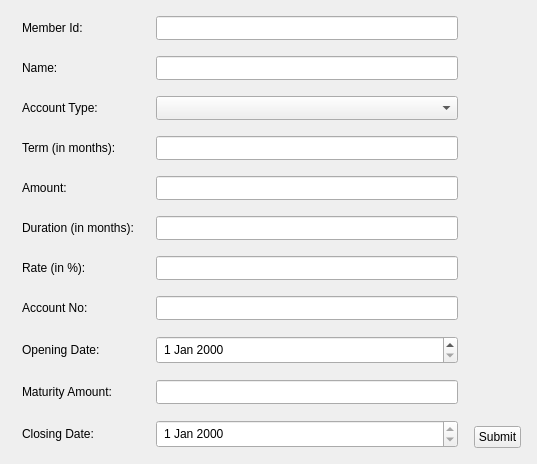
<?xml version="1.0" encoding="UTF-8"?>
<ui version="4.0">
 <class>Form</class>
 <widget class="QWidget" name="Form">
  <property name="geometry">
   <rect>
    <x>0</x>
    <y>0</y>
    <width>537</width>
    <height>460</height>
   </rect>
  </property>
  <property name="windowTitle">
   <string>Deposit Form</string>
  </property>
  <property name="styleSheet">
   <string notr="true">margin:5px;
padding:3px;

</string>
  </property>
  <layout class="QHBoxLayout" name="horizontalLayout_2">
   <item>
    <layout class="QHBoxLayout" name="horizontalLayout">
     <item>
      <layout class="QFormLayout" name="formLayout">
       <item row="0" column="0">
        <widget class="QLabel" name="label">
         <property name="text">
          <string>Member Id:</string>
         </property>
        </widget>
       </item>
       <item row="0" column="1">
        <widget class="QLineEdit" name="memberIdLineEdit">
         <property name="readOnly">
          <bool>true</bool>
         </property>
        </widget>
       </item>
       <item row="1" column="0">
        <widget class="QLabel" name="label_3">
         <property name="text">
          <string>Name:</string>
         </property>
        </widget>
       </item>
       <item row="1" column="1">
        <widget class="QLineEdit" name="nameLineEdit">
         <property name="styleSheet">
          <string notr="true"/>
         </property>
         <property name="readOnly">
          <bool>true</bool>
         </property>
        </widget>
       </item>
       <item row="2" column="0">
        <widget class="QLabel" name="label_4">
         <property name="text">
          <string>Account Type:</string>
         </property>
        </widget>
       </item>
       <item row="2" column="1">
        <widget class="QComboBox" name="accountTypeComboBox"/>
       </item>
       <item row="3" column="0">
        <widget class="QLabel" name="termLabel">
         <property name="text">
          <string>Term (in months): </string>
         </property>
        </widget>
       </item>
       <item row="4" column="0">
        <widget class="QLabel" name="amountLabel">
         <property name="text">
          <string>Amount:</string>
         </property>
        </widget>
       </item>
       <item row="5" column="0">
        <widget class="QLabel" name="label_8">
         <property name="text">
          <string>Duration (in months):</string>
         </property>
        </widget>
       </item>
       <item row="3" column="1">
        <widget class="QLineEdit" name="termLineEdit"/>
       </item>
       <item row="4" column="1">
        <widget class="QLineEdit" name="amountLineEdit"/>
       </item>
       <item row="5" column="1">
        <widget class="QLineEdit" name="durationLineEdit"/>
       </item>
       <item row="6" column="0">
        <widget class="QLabel" name="rateLabel">
         <property name="text">
          <string>Rate (in %):</string>
         </property>
        </widget>
       </item>
       <item row="6" column="1">
        <widget class="QLineEdit" name="rateLineEdit"/>
       </item>
       <item row="7" column="0">
        <widget class="QLabel" name="label_5">
         <property name="text">
          <string>Account No:</string>
         </property>
        </widget>
       </item>
       <item row="7" column="1">
        <widget class="QLineEdit" name="accountNoLineEdit">
         <property name="readOnly">
          <bool>false</bool>
         </property>
        </widget>
       </item>
       <item row="8" column="0">
        <widget class="QLabel" name="label_7">
         <property name="text">
          <string>Opening Date:</string>
         </property>
        </widget>
       </item>
       <item row="8" column="1">
        <widget class="QDateEdit" name="openningDateEdit"/>
       </item>
       <item row="9" column="1">
        <widget class="QLineEdit" name="maturityAmountLineEdit">
         <property name="readOnly">
          <bool>true</bool>
         </property>
        </widget>
       </item>
       <item row="9" column="0">
        <widget class="QLabel" name="maturityAmountLabel">
         <property name="text">
          <string>Maturity Amount:</string>
         </property>
        </widget>
       </item>
       <item row="10" column="0">
        <widget class="QLabel" name="closingDateLabel">
         <property name="text">
          <string>Closing Date:</string>
         </property>
        </widget>
       </item>
       <item row="10" column="1">
        <widget class="QDateEdit" name="closingDateEdit">
         <property name="readOnly">
          <bool>true</bool>
         </property>
        </widget>
       </item>
      </layout>
     </item>
     <item>
      <layout class="QVBoxLayout" name="verticalLayout">
       <item>
        <spacer name="verticalSpacer">
         <property name="orientation">
          <enum>Qt::Vertical</enum>
         </property>
         <property name="sizeHint" stdset="0">
          <size>
           <width>20</width>
           <height>40</height>
          </size>
         </property>
        </spacer>
       </item>
       <item>
        <spacer name="verticalSpacer_3">
         <property name="orientation">
          <enum>Qt::Vertical</enum>
         </property>
         <property name="sizeHint" stdset="0">
          <size>
           <width>20</width>
           <height>40</height>
          </size>
         </property>
        </spacer>
       </item>
       <item>
        <widget class="QPushButton" name="createAccountPushButton">
         <property name="text">
          <string>Submit</string>
         </property>
        </widget>
       </item>
      </layout>
     </item>
    </layout>
   </item>
  </layout>
 </widget>
 <resources/>
 <connections/>
</ui>
